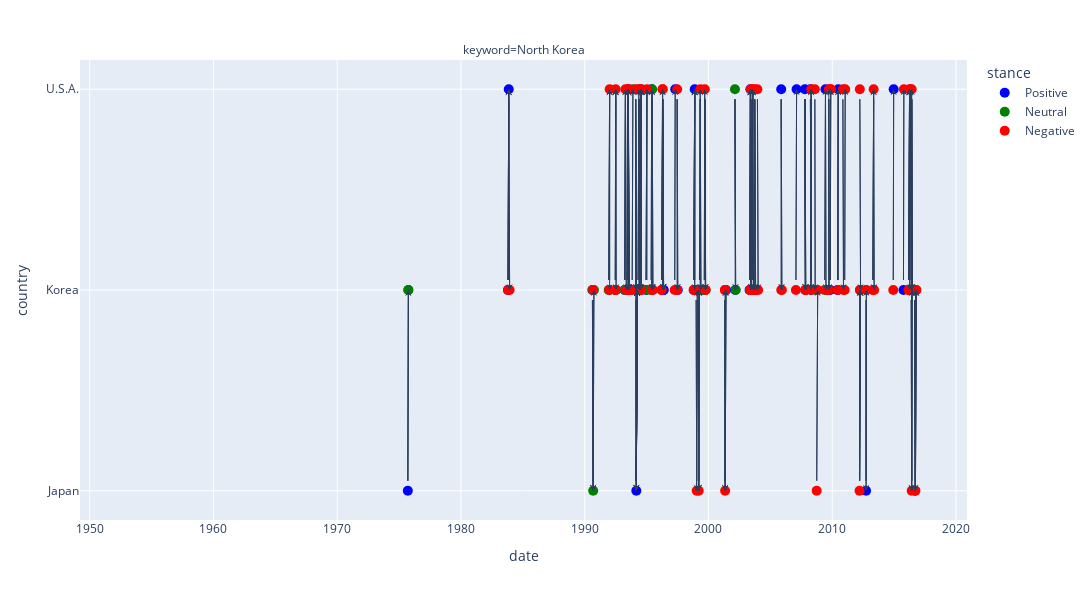

Source (notebook cell):
### Code cell
plot = df1.query("keyword == 'North Korea'")
plot['wrap'] = plot['text'].str.wrap(60)
plot['wrap'] = plot['wrap'].apply(lambda x: x.replace('\n', '<br>'))

plot['stance'] = ['Negative' if x <= -0.01 else 'Neutral' if -0.01 < x < 0.01  else 'Positive' for x in plot['score']]

pd.options.plotting.backend = 'plotly'
fig = plot.plot(x="date", y="country", kind="scatter", color='stance', facet_col='keyword', facet_col_wrap=2, hover_data=['doc_id','wrap','score'], color_discrete_map={"Negative": "red", "Neutral": "green", "Positive": "blue"},)

# diff = pd.read_pickle('sim.pkl')
# diff = diff.query("diff == True")

annotations = []
for i, word in enumerate(plot['keyword'].unique()):
    for row in diff.query("keyword == @word").itertuples():
        annotations.append(dict(x=row.date_to, y=row.country_to, xref=f'x{i+1}', yref=f'y{i+1}',
                        ax=row.date_from, ay=row.country_from, axref=f'x{i+1}', ayref=f'y{i+1}',
                        showarrow=True, arrowhead=3, arrowsize=1, arrowwidth=1) )
fig.update_layout(annotations=annotations)


fig.update_traces(marker_size=10)
fig.update_layout(width=1200, height=600)
fig.update_yaxes(tickangle=0)

fig.show()
